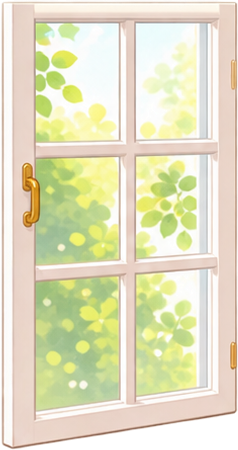
#> input picture item_001.png, 238 x 450 px; its folder holds only this picture in this run
$ python split_items.py item_001.png
#> lines starting #> are read from the running program, lines starting #| are printed output that depends on the picture; after the words box and inside, x2 and y2 are one past the last pixel; in counts of white or black regions, pixels touching at a corner belong together
"""
Tách các item riêng biệt trong 1 ảnh đã xóa nền (PNG trong suốt) thành nhiều ảnh.

Cài thư viện:  pip install pillow numpy scipy

Cách dùng:
    python split_items.py input.png -o output
    python split_items.py input.png -o output --merge-gap 15 --padding 10 --min-area 500

Tham số:
    --alpha-thresh : pixel có alpha > ngưỡng này được coi là thuộc item (mặc định 10)
    --merge-gap    : gộp các mảnh gần nhau trong khoảng N pixel thành 1 item
                     (hữu ích khi 1 item gồm nhiều mảnh rời, vd: chữ, dấu chấm...)
    --min-area     : bỏ qua các cụm nhỏ hơn N pixel (loại bỏ nhiễu/bụi)
    --padding      : chừa thêm N pixel viền trong suốt quanh mỗi item
"""
import argparse
import os

import numpy as np
from PIL import Image
from scipy import ndimage


def split_items(input_path, output_dir, alpha_thresh=10, merge_gap=0,
                min_area=100, padding=0):
#> called with input_path = 'item_001.png', output_dir = 'output', alpha_thresh = 10, merge_gap = 0, min_area = 100, padding = 0
    os.makedirs(output_dir, exist_ok=True)

    img = Image.open(input_path).convert("RGBA")
#> img is the input picture: PIL image 238x450 RGBA; mean R, G, B, A 217.9, 214.9, 182.3, 237.8
    arr = np.array(img)
    h, w = arr.shape[:2]
#> h = 450; w = 238

    # Mask các pixel thuộc item
    mask = arr[:, :, 3] > alpha_thresh
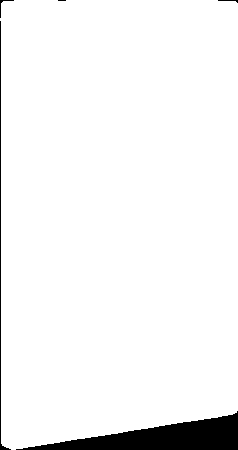
#> mask: shape (450, 238) bool; 95.7% white; 5 black regions (1 under 20 px), largest, box (x1, y1, x2, y2) and area: (16, 411, 238, 450) 4060, (0, 21, 11, 450) 457, (0, 0, 14, 18) 34, (218, 0, 238, 3) 23

    # Gộp các mảnh gần nhau (nếu cần) bằng cách giãn mask
    if merge_gap > 0:
        grouping = ndimage.binary_dilation(
            mask, structure=np.ones((3, 3), bool), iterations=merge_gap
        )
    else:
        grouping = mask

    # Gán nhãn từng cụm liền nhau (8 hướng)
    labels, n = ndimage.label(grouping, structure=np.ones((3, 3), int))
#> n = 1
    slices = ndimage.find_objects(labels)
#> slices = 1 item

    items = []
    for idx, sl in enumerate(slices, start=1):
        if sl is None:
            continue
        area = int(mask[sl][labels[sl] == idx].sum())
        if area < min_area:
            continue
        items.append((idx, sl))
#> this loop made 1 pass
#> (idx, area) on pass 1: (1, 102518)
#> after the loop, items = 1 item

    # Sắp xếp từ trên xuống dưới, trái sang phải
    items.sort(key=lambda t: (t[1][0].start, t[1][1].start))

    saved = 0
    for idx, sl in items:
        y0 = max(sl[0].start - padding, 0)
        y1 = min(sl[0].stop + padding, h)
        x0 = max(sl[1].start - padding, 0)
        x1 = min(sl[1].stop + padding, w)

        crop = arr[y0:y1, x0:x1].copy()

        # Xóa phần của item khác nằm lọt trong khung crop
        belongs = labels[y0:y1, x0:x1] == idx
        if merge_gap > 0:
            # giữ cả pixel viền mờ nằm trong vùng giãn của item này
            belongs &= True
        crop[~belongs, 3] = 0

        saved += 1
        out_path = os.path.join(output_dir, f"item_{saved:03d}.png")
        Image.fromarray(crop, "RGBA").save(out_path)
        print(f"Đã lưu {out_path}  ({x1 - x0}x{y1 - y0})")
#> this loop made 1 pass
#> (idx, y0, y1, x0, x1, saved) on pass 1: (1, 0, 450, 0, 238, 1)
#| Đã lưu output/item_001.png  (238x450)
#> after the loop, saved = 1

    print(f"\nTổng cộng: {saved} item -> thư mục '{output_dir}'")
#| Tổng cộng: 1 item -> thư mục 'output'


if __name__ == "__main__":
    p = argparse.ArgumentParser(description="Tách item từ ảnh PNG nền trong suốt")
    p.add_argument("input", help="đường dẫn ảnh PNG đã tách nền")
    p.add_argument("-o", "--output", default="output", help="thư mục lưu kết quả")
    p.add_argument("--alpha-thresh", type=int, default=10)
    p.add_argument("--merge-gap", type=int, default=0)
    p.add_argument("--min-area", type=int, default=100)
    p.add_argument("--padding", type=int, default=0)
    a = p.parse_args()

    split_items(a.input, a.output, a.alpha_thresh, a.merge_gap,
                a.min_area, a.padding)
